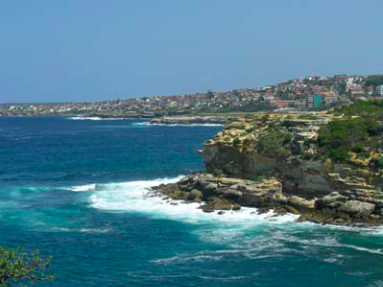
#> input picture group 413/lab1/Ostap Semchyshyn/contrast1.png, 383 x 287 px
$ python main.py
#> lines starting #> are read from the running program, lines starting #| are printed output that depends on the picture
from PIL import Image
import numpy as np

images = ['contrast1.png', 'contrast2.png', 'detail2.jpg', 'images.jpeg']
for image_filename in images:
    image = Image.open(image_filename)
#> image is the input picture: PIL image 383x287 RGBA; mean R, G, B, A 76.9, 121.7, 138, 255
    alpha = 0.1 # 0 < alpha < 1
    pixels = image.load()
    for i in range(image.size[0]):
        for j in range(image.size[1]):
            pixels[i, j] = tuple((np.power(np.asarray(pixels[i, j]) / 255, 1 / alpha) * 255).astype(np.int32).tolist())

    image.save('processed' + image.filename)
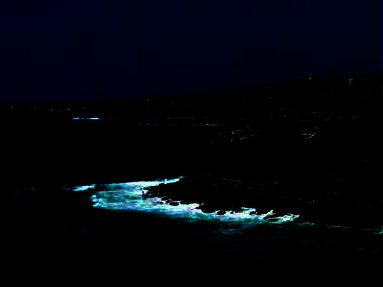
#> saved as processedcontrast1.png: PIL image 383x287 RGBA; mean R, G, B, A 2.2, 5.4, 11.9, 255
#> pass 2 of the loop `for image_filename in images:`:
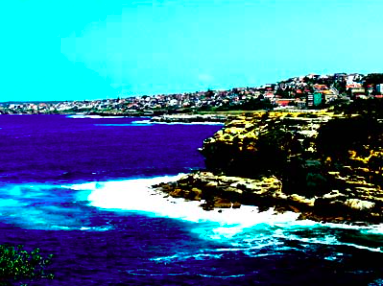
#> input picture group 413/lab1/Ostap Semchyshyn/contrast2.png, 383 x 286 px
#> image is the input picture: PIL image 383x286 RGBA; mean R, G, B, A 58.7, 123.7, 151, 255
#> `image.save('processed' + image.filename)`:
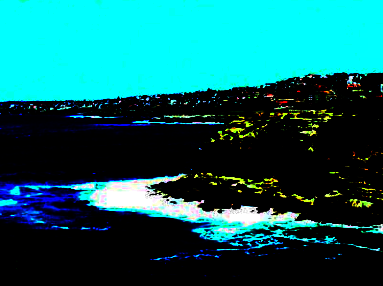
#> saved as processedcontrast2.png: PIL image 383x286 RGBA; mean R, G, B, A 11, 98.9, 101.2, 255
#> pass 3 of the loop `for image_filename in images:`:
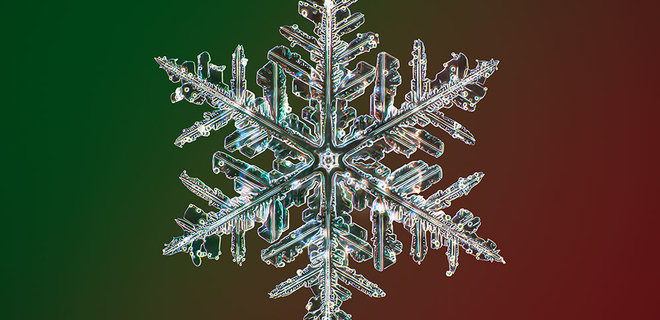
#> input picture group 413/lab1/Ostap Semchyshyn/detail2.jpg, 660 x 320 px
#> image is the input picture: PIL image 660x320 RGB; mean R, G, B 71, 70.5, 51.7
#> `image.save('processed' + image.filename)`:
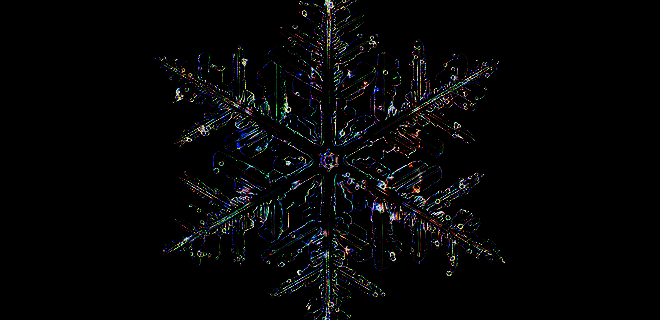
#> saved as processeddetail2.jpg: PIL image 660x320 RGB; mean R, G, B 5.4, 5.8, 6.2
#> the loop made 4 passes; the first 3 are shown
